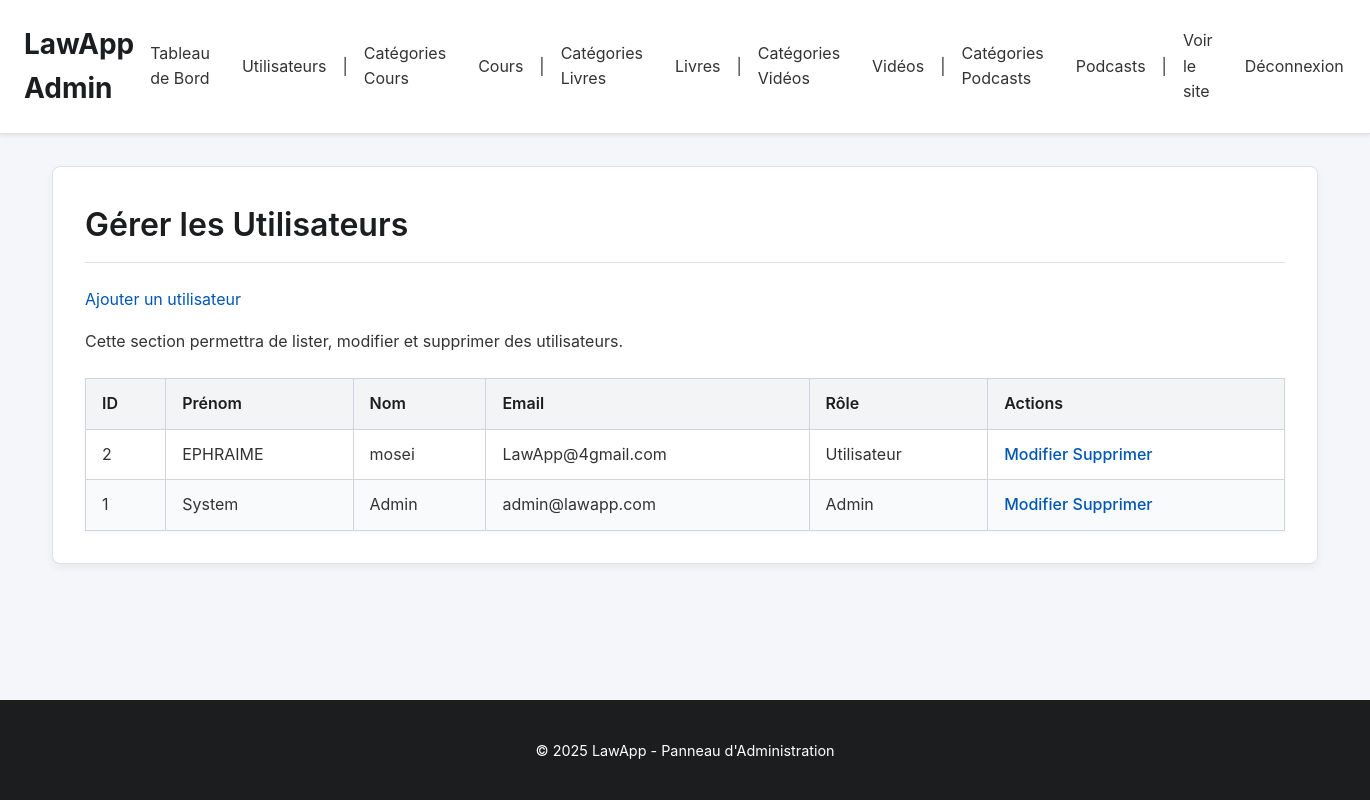
Page /admin/manage_users.php on the committed database.
### tables this page shows
CREATE TABLE `utilisateurs` (
  `id` int(11) NOT NULL AUTO_INCREMENT,
  `nom` varchar(100) NOT NULL,
  `prenom` varchar(100) NOT NULL,
  `email` varchar(255) NOT NULL,
  `mot_de_passe` varchar(255) NOT NULL,
  `role` enum('utilisateur','admin') DEFAULT 'utilisateur',
  `date_creation` datetime DEFAULT current_timestamp(),
  `date_mise_a_jour` datetime DEFAULT current_timestamp() ON UPDATE current_timestamp(),
  `date_inscription` timestamp NOT NULL DEFAULT current_timestamp(),
  `derniere_connexion` timestamp NULL DEFAULT NULL,
  `type_compte` enum('etudiant','professeur','admin') DEFAULT 'etudiant',
  `statut` enum('actif','inactif') DEFAULT 'actif',
  `photo_profil` varchar(255) DEFAULT NULL,
  `bio` text DEFAULT NULL,
  `preferences` longtext DEFAULT NULL CHECK (json_valid(`preferences`)),
  `receive_email_notifications` tinyint(1) DEFAULT 1,
  `ui_theme` varchar(10) DEFAULT 'light',
  PRIMARY KEY (`id`),
  UNIQUE KEY `email` (`email`)
);

### admin/manage_users.php (the view, shortened to what this page needs)
<?php
require_once __DIR__ . '/admin_auth_check.php';
include_once __DIR__ . '/admin_header.php';
?>
<div class="admin-container">
    <div class="page-header">
        <h1>Gérer les Utilisateurs</h1>
        <a href="user_form.php?action=add" class="btn-add">Ajouter un utilisateur</a>
    </div>
    <p>Cette section permettra de lister, modifier et supprimer des utilisateurs.</p>
    <?php
    $users = [];
    $fetch_error_message = null;
    try {
        $stmt_users = $pdo->query("SELECT id, prenom, nom, email, role FROM utilisateurs ORDER BY prenom ASC, nom ASC");
        $users = $stmt_users->fetchAll(PDO::FETCH_ASSOC);
    } catch (PDOException $e) {
        $fetch_error_message = "Erreur PDO lors de la récupération des utilisateurs : " . $e->getMessage();
        error_log("Admin manage_users.php - PDOException: " . $fetch_error_message);
    } catch (Exception $e) {
        $fetch_error_message = "Erreur générale lors de la récupération des utilisateurs : " . $e->getMessage();
        error_log("Admin manage_users.php - Exception: " . $fetch_error_message);
    }
    ?>
    <table class="admin-table">
        <thead>
            <tr>
                <th>ID</th>
                <th>Prénom</th>
                <th>Nom</th>
                <th>Email</th>
                <th>Rôle</th>
                <th>Actions</th>
            </tr>
        </thead>
        <tbody>
            <?php if (!empty($users)):
                foreach ($users as $user):
            ?>
                    <tr>
                        <td><?php echo htmlspecialchars($user['id']); ?></td>
                        <td><?php echo htmlspecialchars($user['prenom']); ?></td>
                        <td><?php echo htmlspecialchars($user['nom']); ?></td>
                        <td><?php echo htmlspecialchars($user['email']); ?></td>
                        <td><?php echo htmlspecialchars(ucfirst($user['role'])); ?></td>
                        <td class="actions">
                            <a href="user_form.php?action=edit&id=<?php echo $user['id']; ?>" class="btn-action btn-edit">Modifier</a>
                            <a href="user_actions.php?action=delete&id=<?php echo $user['id']; ?>" class="btn-action btn-delete" onclick="return confirm('Êtes-vous sûr de vouloir supprimer l\'utilisateur \'<?php echo htmlspecialchars($user['prenom'] . ' ' . $user['nom']); ?>\' (ID: <?php echo htmlspecialchars($user['id']); ?>) ? Cette action est irréversible.');">Supprimer</a>
                        </td>
                    </tr>
            <?php
                endforeach;
            elseif (!$fetch_error_message): ?>
                <tr>
                    <td colspan="6">Aucun utilisateur à afficher pour le moment.</td>
                </tr>
            <?php endif; ?>
        </tbody>
    </table>
</div>
<?php include_once __DIR__ . '/admin_footer.php'; ?>

### admin/css/admin_style.css (style rules this page uses)
:root { --admin-bg-color: #f4f6f9; --admin-text-color: #333; --admin-primary-color: #0056b3; --admin-primary-hover-color: #004085; --admin-header-bg-color: #ffffff; --admin-header-text-color: #333; --admin-nav-link-color: #333; --admin-nav-link-hover-color: var(--admin-primary-color); --admin-section-bg-color: #ffffff; --admin-border-color: #e0e0e0; --admin-heading-color: #1c1d1f; --admin-button-bg-color: var(--admin-primary-color); --admin-button-text-color: #ffffff; --admin-button-hover-bg-color: var(--admin-primary-hover-color); --admin-link-color: var(--admin-primary-color); --admin-link-hover-color: var(--admin-primary-hover-color); --admin-card-shadow: 0 4px 8px rgba(0,0,0,0.05); --admin-font-family-sans-serif: -apple-system, BlinkMacSystemFont, "Segoe UI", Roboto, "Helvetica Neue", Arial, sans-serif, "Apple Color Emoji", "Segoe UI Emoji", "Segoe UI Symbol"; --admin-table-header-bg: #f3f4f6; --admin-table-border-color: #d1d5db; --admin-primary-color-rgb-tuple: 0,86,179; }
body { font-family: var(--admin-font-family-sans-serif); margin: 0; background-color: var(--admin-bg-color); color: var(--admin-text-color); display: flex; flex-direction: column; min-height: 100vh; line-height: 1.6; }
h1, h2, h3, h4, h5, h6 { color: var(--admin-heading-color); font-weight: 600; }
a { color: var(--admin-link-color); text-decoration: none; transition: color 0.2s ease-in-out; }
.admin-container, .admin-content { max-width: 1200px; margin: 2rem auto; padding: 2rem; background-color: var(--admin-section-bg-color); border-radius: 8px; box-shadow: var(--admin-card-shadow); border: 1px solid var(--admin-border-color); }
.admin-container h1, .admin-content h1 { color: var(--admin-heading-color); margin-top: 0; margin-bottom: 1.5rem; border-bottom: 1px solid var(--admin-border-color); padding-bottom: 0.75rem; }
.admin-table { width: 100%; border-collapse: collapse; margin-top: 1.5rem; box-shadow: 0 1px 3px rgba(0,0,0,0.05); }
.admin-table th, .admin-table td { border: 1px solid var(--admin-table-border-color); padding: 0.75rem 1rem; text-align: left; vertical-align: top; }
.admin-table th { background-color: var(--admin-table-header-bg); font-weight: 600; color: var(--admin-heading-color); }
.admin-table tr:nth-child(even) { background-color: #f9fafb; }
.admin-table a { color: var(--admin-link-color); font-weight: 500; }

### rows in the picture
utilisateurs: id "2", prenom "EPHRAIME", nom "mosei", email "LawApp@4gmail.com", role "Utilisateur"
utilisateurs: id "1", prenom "System", nom "Admin", email "admin@lawapp.com", role "Admin"
